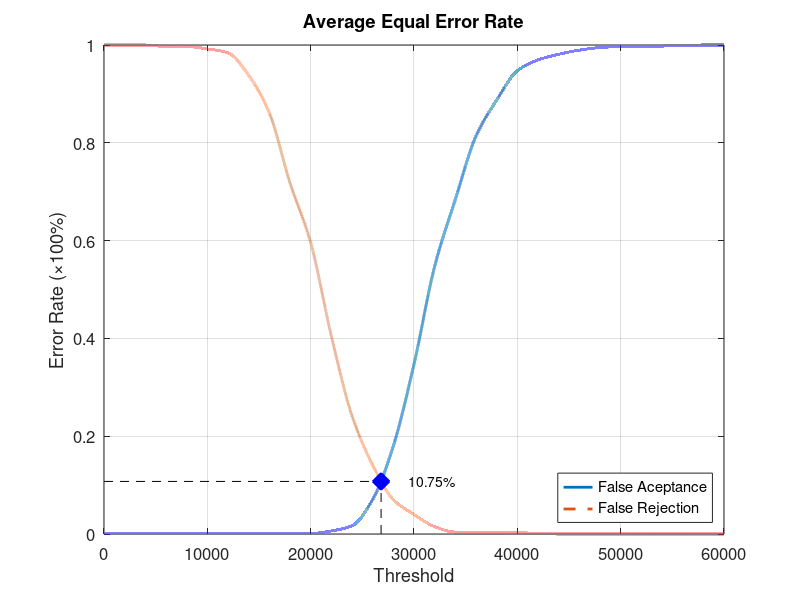
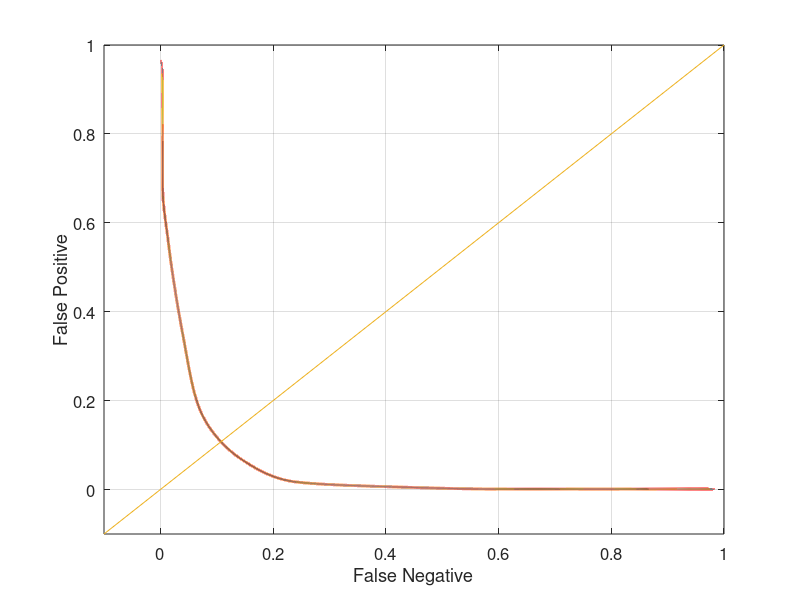

Here is the MATLAB script that generated these plots, in order:
function yEER = Database2Average
close all;
clear;
clc;
x = 0:2000:60000;
xq = 0:0.5:60000;

y0 = [0 0.00105263 0.00105263 0.00105263 0.00105263 0.00105263 0.00105263 0.00105263 0.00105263 0.00105263 0.00105263 0.00631579 0.0168421 0.0705263 0.18 0.347368 0.547368 0.684211 0.813684 0.887368 0.947368 0.969474 0.981053 0.989474 0.994737 0.996842 0.996842 0.997895 0.998947 1 1];
yy0 = interp1(x, y0, xq, 'pchip');
y1 = [1 1 1 0.997 0.997 0.992 0.984 0.938 0.861 0.718 0.596 0.405 0.242 0.141 0.07 0.04 0.015 0.004 0.004 0.004 0.003 0.001 0 0 0 0 0 0 0 0 0];
yy1 = interp1(x, y1, xq, 'pchip');

% Calculating EER: 
y2 = abs(y0 - y1);
find(y2 == min(y2))
yy2 = abs(yy0 - yy1);
xEER = find(yy2 == min(yy2));
xEERIndex = xq(xEER) % X-axis EER
yEER = yy0(xEER) % Y-axis EER

main = figure
plot(xq, yy0,'-','LineWidth', 2);	hold on
plot(xq, yy1,'--','LineWidth', 2);	hold on
plot([xEERIndex xEERIndex], [0 yEER], 'k--');	hold on
plot([0 xEERIndex], [yEER yEER], 'k--');	hold on
plot(xEERIndex, yEER, 'bx', 'LineWidth', 10);	hold on
text(xEERIndex + 10 * xEERIndex / 100, yEER, [num2str(round((10000 * yEER)) / 100) '%'])
legend('False Aceptance', 'False Rejection', 'Location', 'SouthEast')
xlabel('Threshold')
ylabel('Error Rate (\times100%)')
title('Average Equal Error Rate')
set(gca, 'FontSize', 12)
axis([0 60000 0 1])
grid on

print(main, 'Database2AverageMain', '-dpng');
FNRxFPR = figure('Color', [1 1 1]);
plot(yy1, yy0, '-', yy1, yy0, 'LineWidth', 2);
hold on
y = -0.1:0.1:1
plot(y, y); 
set(gca, 'FontSize', 12)
xlabel('False Negative')
ylabel('False Positive')
axis([-0.1 1 -0.1 1])
set(gca, 'FontSize', 12)
grid on

print(FNRxFPR, 'Database2AverageFNRxFPR','-dpng');
end
